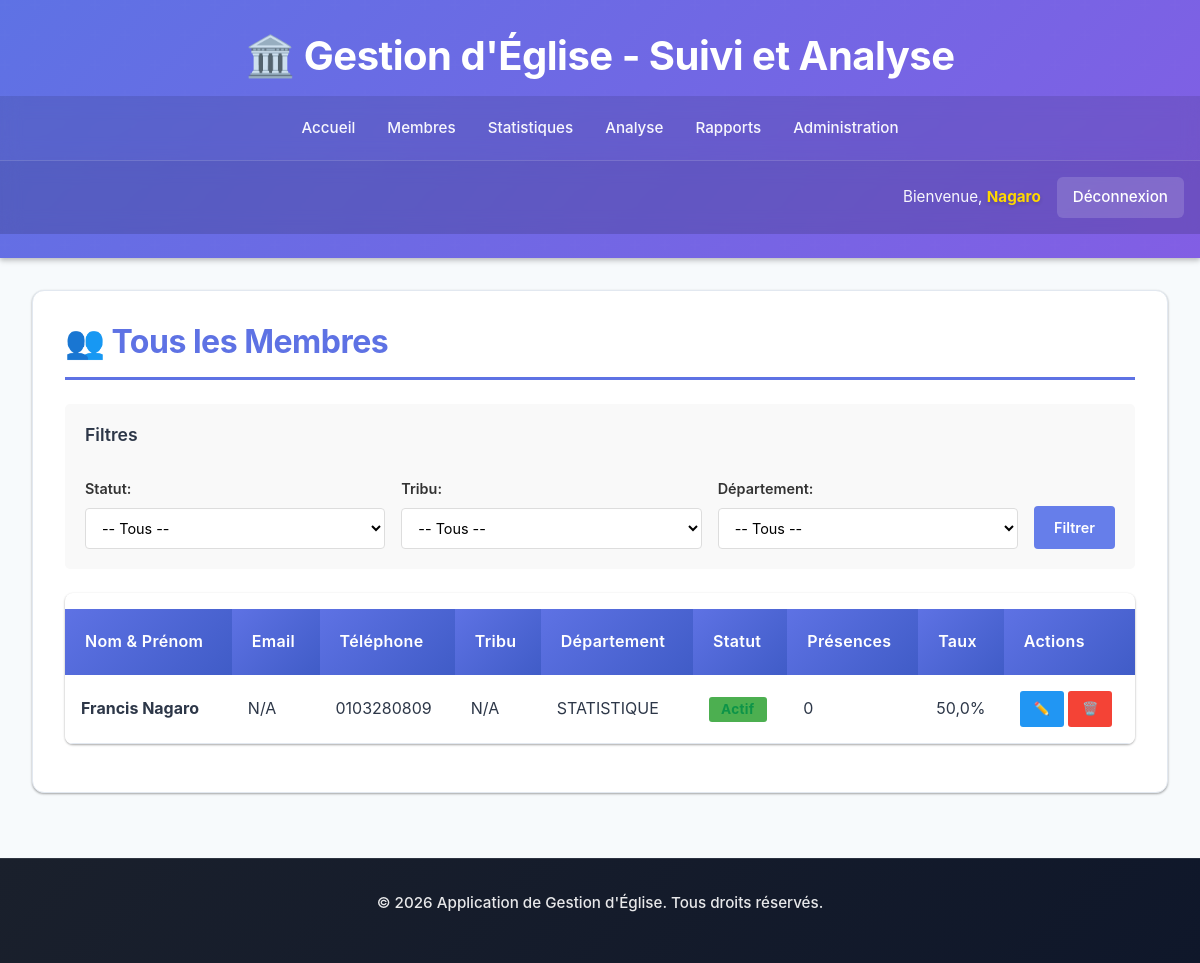
The app's page /membres/total/ (signed in) with its own data.
### eglise/models.py (models this page shows, shortened)
class Membre(models.Model):
    STATUT_CHOICES = (
        ('nouveau', 'Nouveau'),
        ('actif', 'Actif'),
        ('sorti', 'Sorti'),
        ('inactif', 'Inactif'),
    )
    GENRE_CHOICES = (
        ('M', 'Masculin'),
        ('F', 'Féminin'),
    )
    nom = models.CharField(max_length=100)
    prenom = models.CharField(max_length=100)
    email = models.EmailField(blank=True, null=True)
    telephone = models.CharField(max_length=20, blank=True, null=True)
    adresse = models.CharField(max_length=255, blank=True, null=True)
    genre = models.CharField(max_length=1, choices=GENRE_CHOICES, blank=True)
    date_naissance = models.DateField(blank=True, null=True)
    photo = models.ImageField(upload_to='membres_photos/', blank=True, null=True)
    tribu = models.ForeignKey(Tribu, on_delete=models.SET_NULL, null=True, blank=True)
    departement = models.ForeignKey(Departement, on_delete=models.SET_NULL, null=True, blank=True)
    statut = models.CharField(max_length=20, choices=STATUT_CHOICES, default='nouveau')
    date_adhesion = models.DateField(default=timezone.now)
    date_depart = models.DateField(blank=True, null=True)
    notes = models.TextField(blank=True, null=True)
    date_creation = models.DateTimeField(auto_now_add=True)
    date_modification = models.DateTimeField(auto_now=True)
    class Meta:
        ordering = ['nom', 'prenom']
    def nom_complet(self):
        return f"{self.prenom} {self.nom}"
    def taux_participation(self):
        trois_mois_ago = timezone.now().date() - timedelta(days=90)
        cultes_total = Culte.objects.filter(date__gte=trois_mois_ago).count()
        if cultes_total == 0:
            return 0
        presences = Presence.objects.filter(
            membre=self,
            culte__date__gte=trois_mois_ago,
            present=True
        ).count()
        return round((presences / cultes_total) * 100, 1)

class Departement(models.Model):
    nom = models.CharField(max_length=100, unique=True)
    description = models.TextField(blank=True, null=True)
    responsable = models.CharField(max_length=100, blank=True, null=True)
    date_creation = models.DateTimeField(auto_now_add=True)
    class Meta:
        ordering = ['nom']

### eglise/views.py (the view, shortened to what this page needs)
# urls.py: path('membres/total/', views.MembresTotalListView.as_view(), name='membres_total'),
class MembresTotalListView(ProtectedDataAccessMixin, ListView):
    model = Membre
    template_name = 'eglise/membre_list.html'
    context_object_name = 'membres'
    paginate_by = 20
    def get_queryset(self):
        queryset = Membre.objects.all()
        queryset = self.get_filtered_queryset(queryset)
        return queryset.order_by('nom', 'prenom')
    def get_context_data(self, **kwargs):
        context = super().get_context_data(**kwargs)
        context.update(self.get_user_context())
        context['tribus'] = self.get_filtered_tribus()
        context['departements'] = self.get_filtered_departements()
        context['page_title'] = 'Tous les Membres'
        try:
            user_profile = self.request.user.profile
            if user_profile.est_responsable() or user_profile.est_patriarche():
                context['show_presence_graphs'] = True
                context.update(self._add_presence_data(context['object_list']))
        except:
            pass
        return context

### eglise/mixins.py (called while the page is built, shortened)
    def dispatch(self, request, *args, **kwargs):
        if not request.user.is_authenticated:
            return redirect('eglise:login')
        if request.user.is_superuser:
            return super().dispatch(request, *args, **kwargs)

    def get_filtered_queryset(self, queryset):
        user = self.request.user
        if user.is_superuser:
            return queryset

    def get_filtered_tribus(self):
        user = self.request.user
        if user.is_superuser:
            return Tribu.objects.all()

    def get_filtered_departements(self):
        user = self.request.user
        if user.is_superuser:
            return Departement.objects.all()

    def get_user_context(self):
        context = {}
        user = self.request.user
        if user.is_superuser:
            context['user_role'] = 'administrateur'
            context['is_admin'] = True
            return context

### eglise/templates/eglise/membre_list.html (shortened to what this page needs)
{% extends 'eglise/base.html' %}
{% block content %}
<div class="card">
    <h2>👥 {% if page_title %}{{ page_title }}{% else %}Liste des Membres{% endif %}</h2>
    <div class="filters-section">
        <h3>Filtres</h3>
        <form method="get" class="filters-form">
            <div class="filter-group">
                <label for="statut">Statut:</label>
                <select name="statut" id="statut">
                    <option value="">-- Tous --</option>
                </select>
            </div>
            <div class="filter-group">
                <label for="tribu">Tribu:</label>
                <select name="tribu" id="tribu">
                    <option value="">-- Tous --</option>
                </select>
            </div>
            <div class="filter-group">
                <label for="departement">Département:</label>
                <select name="departement" id="departement">
                    <option value="">-- Tous --</option>
                </select>
            </div>
            <button type="submit" class="filter-submit">Filtrer</button>
        </form>
    </div>
    <div class="table-responsive">
        <table>
            <thead>
                <tr>
                    <th>Nom & Prénom</th>
                    <th>Email</th>
                    <th>Téléphone</th>
                    <th>Tribu</th>
                    <th>Département</th>
                    <th>Statut</th>
                    <th>Présences</th>
                    <th>Taux</th>
                    <th>Actions</th>
                </tr>
            </thead>
            <tbody>
                {% for membre in object_list %}
                <tr>
                    <td><strong>{{ membre.nom_complet }}</strong></td>
                    <td>{{ membre.email|default:"N/A" }}</td>
                    <td>{{ membre.telephone|default:"N/A" }}</td>
                    <td>{{ membre.tribu.nom|default:"N/A" }}</td>
                    <td>{{ membre.departement.nom|default:"N/A" }}</td>
                    <td>
                        <span class="badge {{ membre.statut }}">
                            {{ membre.get_statut_display }}
                        </span>
                    </td>
                    <td>{{ membre.presences_count|default:0 }}</td>
                    <td>
                        <div class="progress-bar" style="--value: {{ membre.taux_participation }}%;">
                            {{ membre.taux_participation }}%
                        </div>
                    </td>
                    <td>
                        <div class="action-buttons">
                            <button class="btn-action btn-edit" onclick="editMembre({{ membre.id }}, '{{ membre.nom }}', '{{ membre.prenom }}', '{{ membre.email }}', '{{ membre.telephone }}', '{{ membre.statut }}')">✏️</button>
                            <button class="btn-action btn-delete" onclick="deleteMembre({{ membre.id }}, '{{ membre.nom_complet }}')">🗑️</button>
                        </div>
                    </td>
                </tr>
                {% empty %}
                <tr>
                    <td colspan="9" style="text-align: center; padding: 1.25rem;">Aucun membre trouvé</td>
                </tr>
                {% endfor %}
            </tbody>
        </table>
    </div>
</div>
{% endblock %}

### eglise/templates/eglise/base.html (shortened to what this page needs)
<!DOCTYPE html>
<html lang="fr">
<head>
    {% load static %}
    <link href="https://cdn.jsdelivr.net/npm/bootstrap@5.3.0/dist/css/bootstrap.min.css" rel="stylesheet">
    <link rel="stylesheet" href="https://cdnjs.cloudflare.com/ajax/libs/font-awesome/6.4.0/css/all.min.css">
</head>
<body>
    <header>
        <h1>🏛️ Gestion d'Église - Suivi et Analyse</h1>
        <nav>
            {% if user.is_authenticated %}
                <a href="{% url 'eglise:dashboard' %}">Accueil</a>
                <a href="{% url 'eglise:membre_list' %}">Membres</a>
                <a href="{% url 'eglise:statistiques' %}">Statistiques</a>
                <a href="{% url 'eglise:analyse' %}">Analyse</a>
                <a href="{% url 'eglise:rapports_list' %}">Rapports</a>
                <a href="{% url 'admin:index' %}">Administration</a>
            {% else %}
                <a href="{% url 'eglise:login' %}">Connexion</a>
                <a href="{% url 'eglise:category-select' %}">Inscription</a>
            {% endif %}
        </nav>
        {% if user.is_authenticated %}
            <div class="user-info">
                <span>Bienvenue, <span class="user-name">{{ user.get_full_name|default:user.username }}</span></span>
                <a href="{% url 'eglise:logout' %}">Déconnexion</a>
            </div>
        {% endif %}
    </header>
    <div class="container">
        {% block content %}{% endblock %}
    </div>
    <footer>
        <p>&copy; 2026 Application de Gestion d'Église. Tous droits réservés.</p>
    </footer>
    {% load static %}
</body>
</html>

### eglise/templates/eglise/membre_list.html (style rules this page uses)
.filters-section { margin-bottom: 1.5rem; background: #f9f9f9; padding: clamp(1rem, 2vw, 1.25rem); border-radius: 5px; }
.filters-section h3 { margin-bottom: 1rem; font-size: clamp(0.95rem, 2.5vw, 1.1rem); }
.filters-form { display: flex; gap: clamp(0.75rem, 2vw, 1rem); flex-wrap: wrap; align-items: flex-end; }
.filter-group { display: flex; flex-direction: column; flex: 1; min-width: 120px; }
.filter-group label { font-size: clamp(0.75rem, 1.5vw, 0.9rem); margin-bottom: 0.5rem; font-weight: 600; color: #333; }
.filter-group select { padding: clamp(0.5rem, 1vw, 0.625rem) clamp(0.5rem, 1vw, 0.75rem); font-size: clamp(0.75rem, 1.5vw, 0.9rem); border: 1px solid #ddd; border-radius: 4px; background: white; cursor: pointer; transition: border-color 0.3s ease; box-sizing: border-box; }
.filter-submit { padding: clamp(0.5rem, 1vw, 0.625rem) clamp(1rem, 2vw, 1.25rem); background: #667eea; color: white; border: none; border-radius: 4px; cursor: pointer; font-size: clamp(0.75rem, 1.5vw, 0.9rem); font-weight: 600; transition: all 0.3s ease; white-space: nowrap; height: fit-content; }
.btn-action { padding: clamp(0.4rem, 1vw, 0.5rem) clamp(0.75rem, 1.5vw, 0.875rem); border: none; border-radius: 3px; cursor: pointer; font-size: clamp(0.65rem, 1.5vw, 0.8rem); font-weight: 600; transition: all 0.3s ease; white-space: nowrap; }
.btn-edit { background: #2196F3; color: white; }
.btn-delete { background: #f44336; color: white; }
.badge { padding: clamp(0.3rem, 0.5vw, 0.4rem) clamp(0.6rem, 1vw, 0.8rem); border-radius: 3px; color: white; font-weight: bold; font-size: clamp(0.7rem, 1.5vw, 0.85rem); }
.badge.actif { background: #4CAF50; }

### records on screen
Membre: nom_complet "Francis Nagaro", email "N/A", telephone "0103280809", tribu.nom "N/A", departement.nom "STATISTIQUE", statut "Actif", presences_count "0", taux_participation "50,0"

### other values on screen
{{ user.get_full_name|default:user.username }} "Nagaro"
{{ page_title }} "Tous les Membres"
